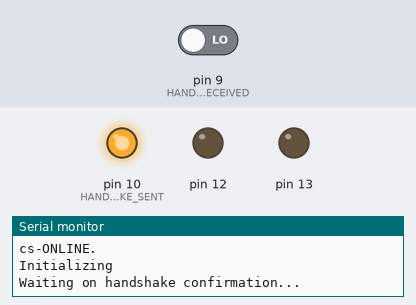
This sketch was run on a simulated Arduino Uno, built with avr-gcc and run on an emulated ATmega328P. On the bench: output pins drawn as LEDs (lit = HIGH), the last lines printed to the serial monitor. Dashed ring = blinking. The test bench sets the inputs (shaded band); at power-on: pin 9 (HANDSHAKE_RECEIVED) LOW.

Above: at 1.6 s.
1.7 s: pin 9 (HANDSHAKE_RECEIVED) driven HIGH
At 3.3 s:
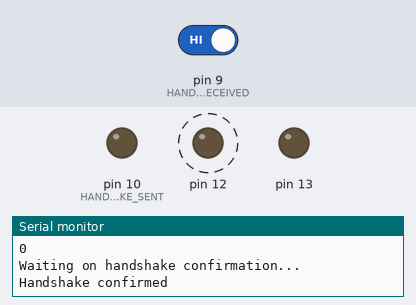
4.7 s: pin 9 (HANDSHAKE_RECEIVED) driven LOW
At 5.5 s:
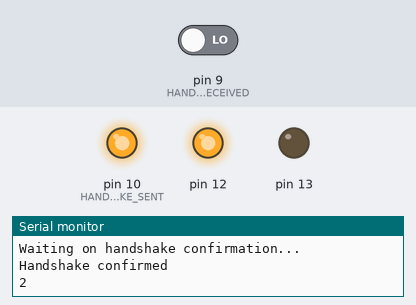
Timing chart, 0 to 7.7 s (numbered marks = the images above; inputs shaded):
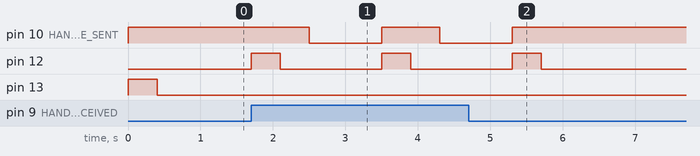

Measured:
- after the input at 1.7 s, pin 10 (HANDSHAKE_SENT): HIGH → LOW after 0.80 s, → HIGH 1.0 s later, → LOW 0.80 s later; pin 12: alternates HIGH for 0.40 s and LOW for 1.4 s, starting at once
- after the input at 4.7 s, pin 10 (HANDSHAKE_SENT): goes on until 5.3 s, then stays HIGH; pin 12: goes on until 5.7 s, then stays LOW; pin 13: stops changing and stays LOW

The sketch:

main.ino
```cpp
#include <Wire.h>
#include "Adafruit_TCS34725.h"

// Initialize the colour sensor for using the built-in library.
Adafruit_TCS34725 colourSensor = Adafruit_TCS34725(TCS34725_INTEGRATIONTIME_700MS, TCS34725_GAIN_1X);

// FPGA PIN Assignments:
  int NEXTSTATE = 12;
  int RESETSTATE = 13;
  int HANDSHAKE_SENT = 10;
  int HANDSHAKE_RECEIVED = 9;


void setup() {
  Serial.begin(9600);

  if(colourSensor.begin()){Serial.println("cs-ONLINE.");}
  else{Serial.println("cs-OFFLINE");}
}

void loop() {
  Serial.println("Initializing");
  pulseFPGA(RESETSTATE);

  for(int i = 0; i < 4; i++)
  {

    Serial.println(i);
    pulseFPGA(NEXTSTATE);
    delay(1000);
  }

  Serial.println("Completed");
  pulseFPGA(RESETSTATE);
}

void pulseFPGA(int pin) {

  int HANDSHAKE_TIMEOUT = 0;
  bool HANDSHAKE_CONFIRMED = false;

  pinMode(pin, OUTPUT);
  pinMode(HANDSHAKE_SENT, OUTPUT);
  pinMode(HANDSHAKE_RECEIVED, INPUT);

  digitalWrite(HANDSHAKE_SENT, HIGH);

  digitalWrite(pin, HIGH);
  delay(400);
  digitalWrite(pin, LOW);
  delay(400);

  Serial.println("Waiting on handshake confirmation...");
  while((HANDSHAKE_CONFIRMED==false))
   {
      HANDSHAKE_CONFIRMED = (digitalRead(HANDSHAKE_RECEIVED) == HIGH);
   }

  if (HANDSHAKE_CONFIRMED)
  {
    Serial.println("Handshake confirmed");
    digitalWrite(HANDSHAKE_SENT, LOW);

  }

}
```
